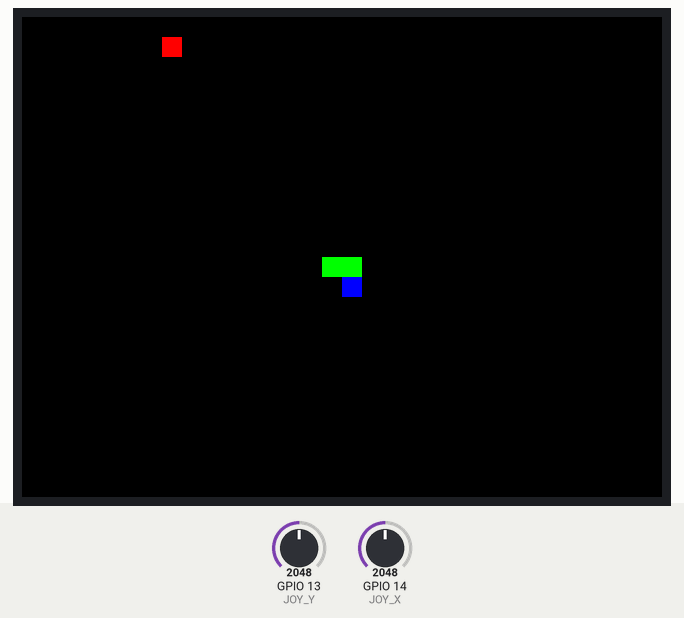
This sketch was run on a simulated ESP32. On the bench: 320×240 colour display. Inputs (shaded band) come from the test bench; at power-on: GPIO 13 (JOY_Y) = 2048, GPIO 14 (JOY_X) = 2048. Random numbers use the default seed unless the sketch sets one. At 2.0 s the program stops and its outputs stay as they are.

Above: at 0.3 s.
At 0.75 s:
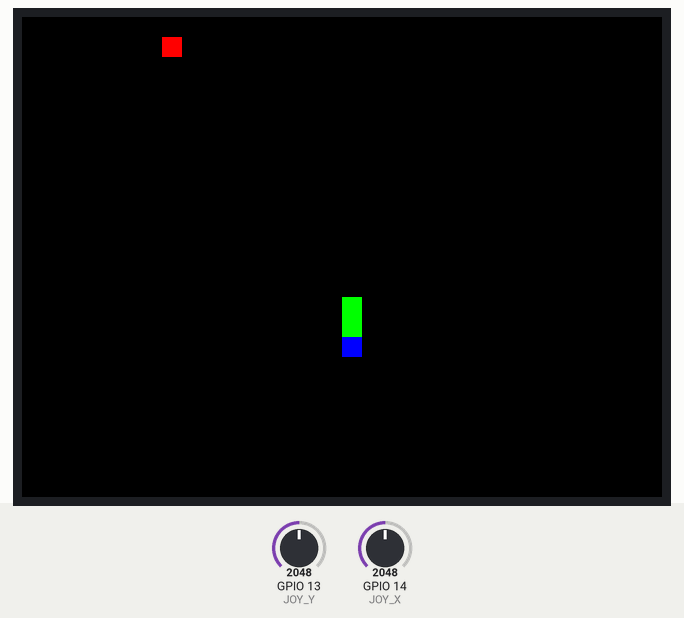
At 1.2 s:
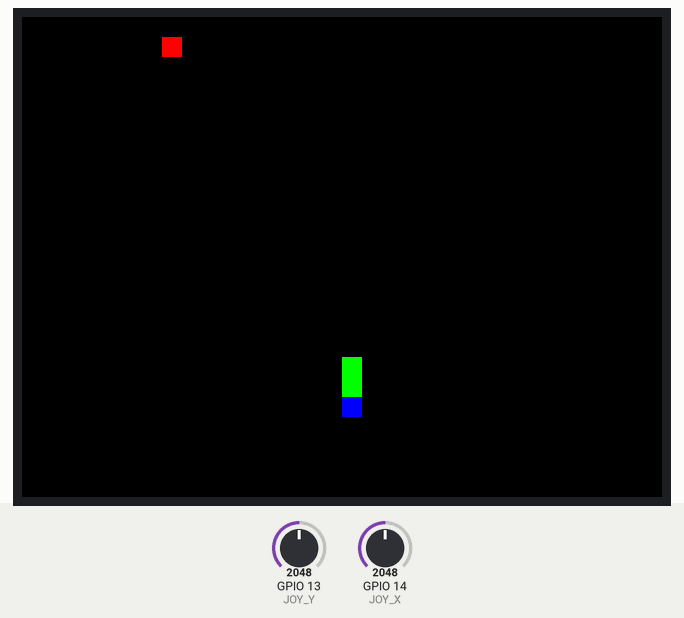
At 1.65 s:
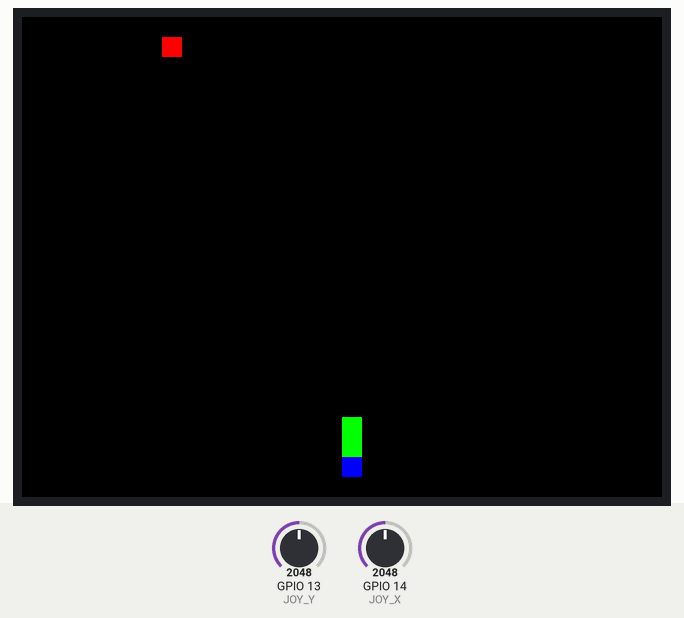
At 2.0 s:
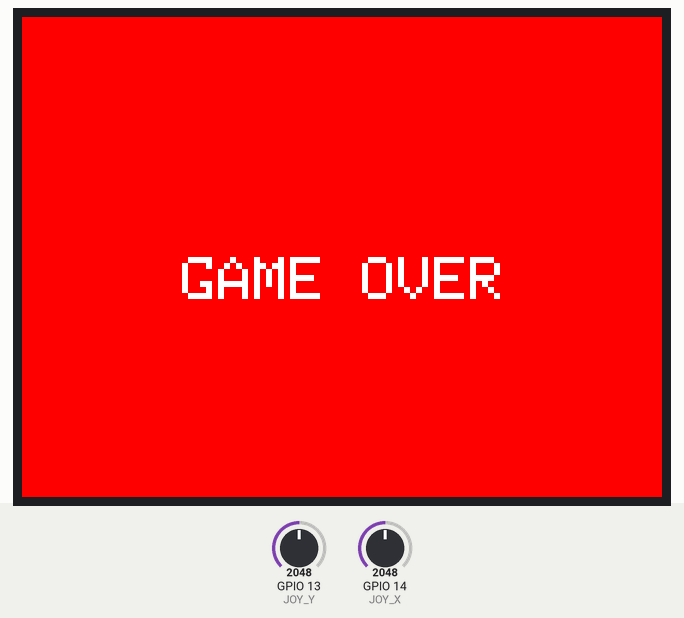

The sketch:

snake_game.ino
```cpp
#include <TFT_eSPI.h>
#include <SPI.h>

// 디스플레이 클래스
TFT_eSPI tft = TFT_eSPI();

/***************************

****************************/

// **매크로** //
// 조이스틱 핀
#define JOY_X 14
#define JOY_Y 13
#define JOY_SW 12

// 방향
#define UP    0
#define RIGHT 1
#define DOWN  2
#define LEFT  3

// 뱀 최대 길이
#define MAX_SNAKE_LENGTH 100


// **전역 변수** //
// 뱀 초기 길이
int snakeLength = 3;

// 방향 정의 (0=위, 1=오른쪽, 2=아래, 3=왼쪽)
int dir = RIGHT;
int prevDir = RIGHT;

// 화면 칸
const int GRID_SIZE = 10;
const int GRID_WIDTH = 320 / GRID_SIZE;
const int GRID_HEIGHT = 240 / GRID_SIZE;


// **구조체** //
// 좌표 구조체
struct Point
{
  int x;
  int y;
};
// 뱀의 몸통을 저장할 배열
Point snake[MAX_SNAKE_LENGTH];
// 사과 구조체
Point fruit;
Point prevFruit = {500,500};


// 뱀의 초기 위치 설정
void initSnake()
{
  // 뱀의 초기위치는 화면의 중앙
  int startX = GRID_WIDTH / 2;
  int startY = GRID_HEIGHT / 2;

  // 뱀의 몸통 초기 좌표 설정
  for (int i = 0; i < snakeLength; i++)
  {
    snake[i].x = startX - i; // 왼쪽으로 하나 씩 생성
    snake[i].y = startY;
  }
}

// 뱀 그리기
void drawSnake()
{
  for (int i = 0; i < snakeLength; i++)
  {
    // 뱀의 머리 그리기
    if (i == 0)
    {
      //tft.fillRect(사각형의 왼쪽 위 모서리 x좌표, 왼쪽 위 모서리 y좌표, 가로길이, 세로길이, 컬러 );
      tft.fillRect(snake[i].x * GRID_SIZE, snake[i].y * GRID_SIZE, GRID_SIZE, GRID_SIZE, TFT_BLUE);
    }
    else //뱀의 몸통 그리기
    {
      tft.fillRect(snake[i].x * GRID_SIZE, snake[i].y * GRID_SIZE, GRID_SIZE, GRID_SIZE, TFT_GREEN);
    }
  }
}


// 뱀의 이동
void moveSnake()
{
  // 꼬리 좌표 저장
  int tailX = snake[snakeLength - 1].x;
  int tailY = snake[snakeLength - 1].y;

  // 몸통은 뒤에서부터 앞으로 이동
  for (int i = snakeLength - 1; i > 0; i--)
  {
    snake[i] = snake[i - 1];
  }

  // 머리 이동
  if      (dir == UP)    snake[0].y--;  // 위
  else if (dir == RIGHT) snake[0].x++;  // 오른쪽
  else if (dir == DOWN)  snake[0].y++;  // 아래
  else if (dir == LEFT)  snake[0].x--;  // 왼쪽

  //벽 충돌시 뱀 정지
  if (snake[0].x < 0 || snake[0].x >= GRID_WIDTH || snake[0].y < 0 || snake[0].y >= GRID_HEIGHT)
  {
    gameOver();
  }

  //꼬리 지우기
  tft.fillRect(tailX * GRID_SIZE, tailY * GRID_SIZE, GRID_SIZE, GRID_SIZE, ILI9341_BLACK);

}


// 사과 생성
void spawnFruit()
{
  //사과의 좌표는 화면 내 랜덤위치
  fruit.x = random(0, GRID_WIDTH);
  fruit.y = random(0, GRID_HEIGHT);

  //사과 위치 저장
  prevFruit.x = fruit.x;
  prevFruit.x = fruit.y;
}


// 뱀이 사과를 먹으면 랜덤위치로 사과 생성 + 뱀 길이 1 증가
int checkFruit()
{
  // 뱀이 사과와 접촉했는지 반복 확인
  for(int i = 0; i < snakeLength; i++)
  {

    if (snake[i].x == fruit.x && snake[i].y == fruit.y)
    {
      snake[snakeLength]=snake[snakeLength - 1];  // 추가 될 꼬리 좌표를 몸통 끝으로 초기화

      snakeLength++;

      spawnFruit();
      return 1;
    }
  }
  return 0;
}


// 사과 그리기
void drawFruit()
{
  // 사과 그린 후 이전에 그려진 사과는 지우기
  tft.fillRect(fruit.x * GRID_SIZE, fruit.y * GRID_SIZE, GRID_SIZE, GRID_SIZE, TFT_RED);
  // tft.fillRect(사각형의 왼쪽 위 모서리 x좌표, 왼쪽 위 모서리 y좌표, 가로길이, 세로길이, 컬러 );
  tft.fillRect(prevFruit.x * GRID_SIZE, prevFruit.y * GRID_SIZE, GRID_SIZE, GRID_SIZE, TFT_BLACK);
}


// 조이스틱 센서 읽기
void readJoystick()
{
  //조이스틱 움직임 기준치
  static const int THRESHOLD = 200;

  // 조이스틱 영점 보정
  int x = analogRead(JOY_X) - 1800;
  int y = analogRead(JOY_Y) - 1800;

if (abs(x) > THRESHOLD || abs(y) > THRESHOLD) // 조이스틱이 일정값 이상 움직이지 않으면 동작 x
{
    // 방향 변경
    if (abs(x) > abs(y))
    {
        dir = (x > 0) ? RIGHT : LEFT;

    } else
    {
        dir = (y > 0) ? DOWN : UP;

    }
} else
{
    // 이전 방향 유지
    dir = prevDir;
}
}


// 몸통 충돌 체크
int checkCollision()
{
  for (int i = 1; i < snakeLength; i++)
  {
    if (snake[0].x == snake[i].x && snake[0].y == snake[i].y)
    {
      return 1;
    }
  }
  return 0;
}


// 게임 오버
void gameOver()
{
  tft.fillScreen(ILI9341_RED);
  tft.setCursor(80, 120);
  tft.setTextColor(ILI9341_WHITE);
  tft.setTextSize(3);
  tft.println("GAME OVER");
  while(1);
}


// 메인 함수
void setup()
{
  Serial.begin(115200);
  tft.begin();
  tft.setRotation(1);
  tft.fillScreen(ILI9341_BLACK);

  initSnake();
  spawnFruit();
}

void loop()
{
  readJoystick();
  moveSnake();
  checkFruit();

  if (checkCollision() == 1)
  {
    gameOver();
  }

  drawSnake();
  drawFruit();
  prevDir = dir; // 방향 업데이트
  delay(150);
}
```
